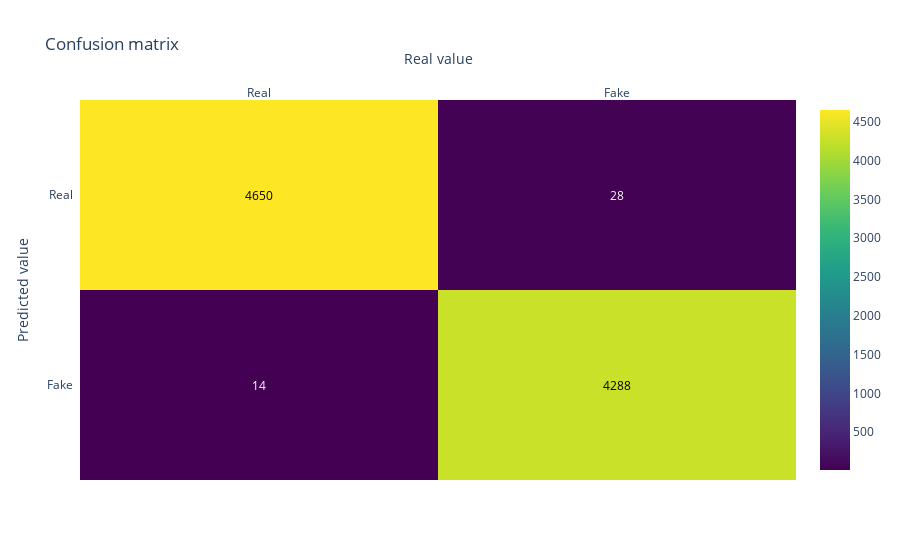

Here is the notebook cell this chart was saved with:
### Code cell
print(metrics.accuracy_score(y_test,pred_value_lr))
conf_matrix(metrics.confusion_matrix(y_test, pred_value_lr))

### Figure 1 — Plotly figure (JSON) as saved in the notebook; plotly's stock layout.template omitted (floating-point values rounded to 4 significant figures)
{"data": [{"colorscale": [[0, "#440154"], [0.1111, "#482878"], [0.2222, "#3e4989"], [0.3333, "#31688e"], [0.4444, "#26828e"], [0.5556, "#1f9e89"], [0.6667, "#35b779"], [0.7778, "#6ece58"], [0.8889, "#b5de2b"], [1, "#fde725"]], "reversescale": false, "showscale": true, "type": "heatmap", "x": ["Real", "Fake"], "y": ["Fake", "Real"], "z": [[14, 4288], [4650, 28]]}], "layout": {"annotations": [{"font": {"color": "#FFFFFF"}, "showarrow": false, "text": "14", "x": "Real", "xref": "x", "y": "Fake", "yref": "y"}, {"font": {"color": "#000000"}, "showarrow": false, "text": "4288", "x": "Fake", "xref": "x", "y": "Fake", "yref": "y"}, {"font": {"color": "#000000"}, "showarrow": false, "text": "4650", "x": "Real", "xref": "x", "y": "Real", "yref": "y"}, {"font": {"color": "#FFFFFF"}, "showarrow": false, "text": "28", "x": "Fake", "xref": "x", "y": "Real", "yref": "y"}], "title": {"text": "Confusion matrix"}, "xaxis": {"dtick": 1, "gridcolor": "rgb(0, 0, 0)", "side": "top", "ticks": "", "title": {"text": "Real value"}}, "yaxis": {"dtick": 1, "ticks": "", "ticksuffix": "  ", "title": {"text": "Predicted value"}}}}
